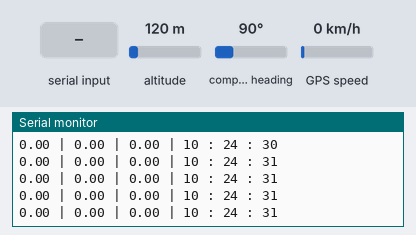
The sketch below on a simulated Arduino Mega 2560, built with avr-gcc and run on an emulated ATmega2560. Shown: the last lines printed to the serial monitor. Inputs (shaded band) come from the test bench; at power-on: altitude 120 m, GPS speed 0 km/h, compass heading 90°. The GPS gets a fix after 3 s at 37.7749, -122.4194 with 8 satellites.

Above: at 1.2 s.
1.3 s: altitude set to 20 m
At 4.07 s:
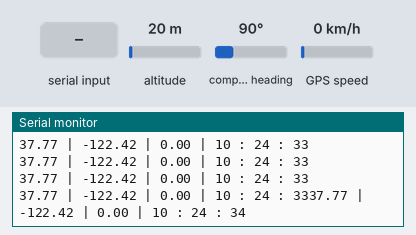
5.4 s: "1" received over the second serial link
9.5 s: GPS speed set to 30 km/h
At 10.28 s:
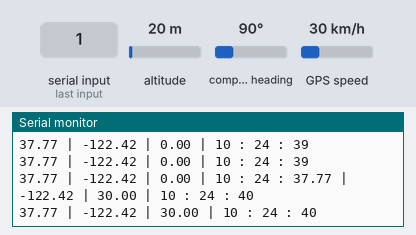
13.6 s: compass heading set to 7°
At 13.63 s:
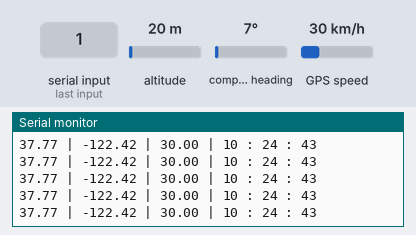
17.7 s: GPS speed set to 2 km/h
At 17.71 s:
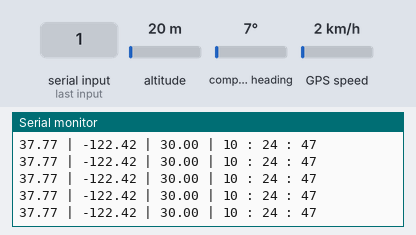
25.9 s: GPS speed set to 118 km/h
At 25.92 s:
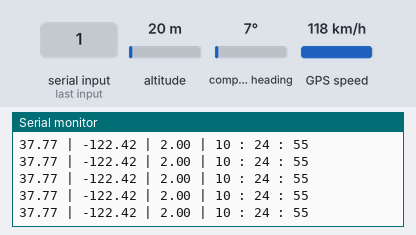
Timing chart, 0 to 28.9 s (numbered marks = the images above; inputs shaded):
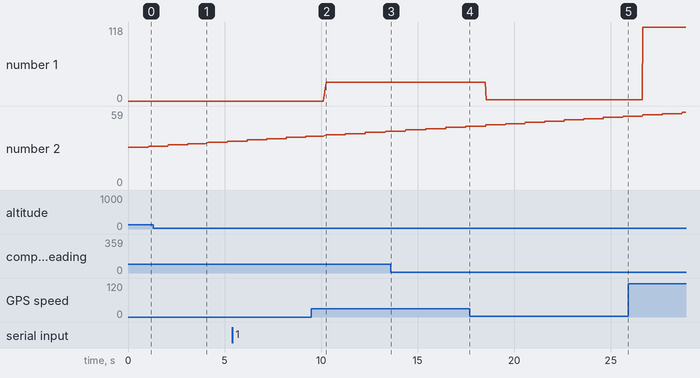

The sketch:

neo_8_gps.ino
```cpp
#include <TinyGPS++.h>
/*
 * pinler şu şekilde bağlan
tx --> d19
rx --> d18
*/
static const uint32_t GPSBaud = 9600;
TinyGPSPlus gps;
float Long,Lat,Speed;
int heures,minutes,secondes;


void setup() {
    Serial.begin(9600);
    Serial1.begin(GPSBaud);

}

void loop() {
  get_gps_data();
  prit_gps_data();

}

// Get Latest GPS coordinates
void get_gps_data(){
  while (Serial1.available() > 0)
    if (gps.encode(Serial1.read()))
      Lat = gps.location.lat();
      Long = gps.location.lng();
      Speed = gps.speed.kmph();
      heures = gps.time.hour();
      minutes = gps.time.minute();
      secondes = gps.time.second() ;
  }

void prit_gps_data(){
  Serial.print(Lat);Serial.print(" | ");Serial.print(Long);Serial.print(" | ");Serial.print(Speed);Serial.print(" | ");
  Serial.print(heures);Serial.print(" : ");Serial.print(minutes);Serial.print(" : ");Serial.println(secondes);
}
```

Measured:
- after the input at 1.3 s, the serial monitor: prints a new line after 2.7 s (image 1)
- after the input at 9.5 s, the serial monitor: prints a new line after 0.67 s (image 2)
- plotted number 1: 0 → 30 after the input at 9.5 s, 30 → 2 after the input at 17.7 s, 2 → 118 after the input at 25.9 s
